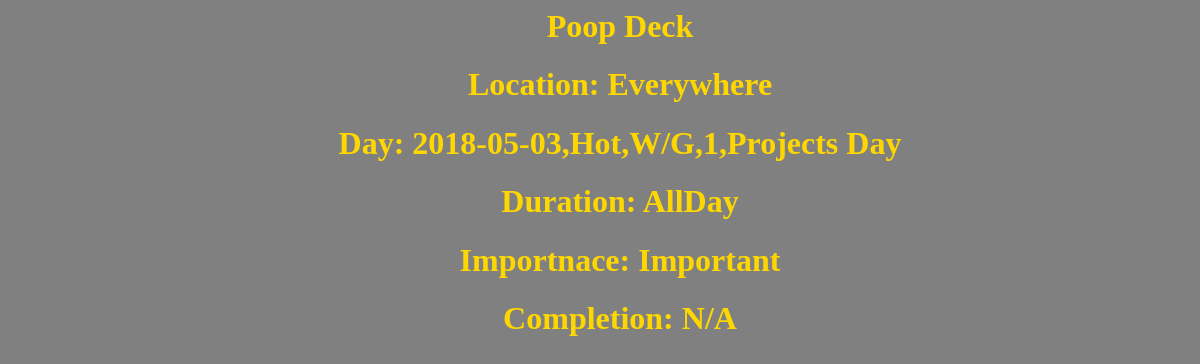
/event/8/, run on an earlier commit of the app's database.
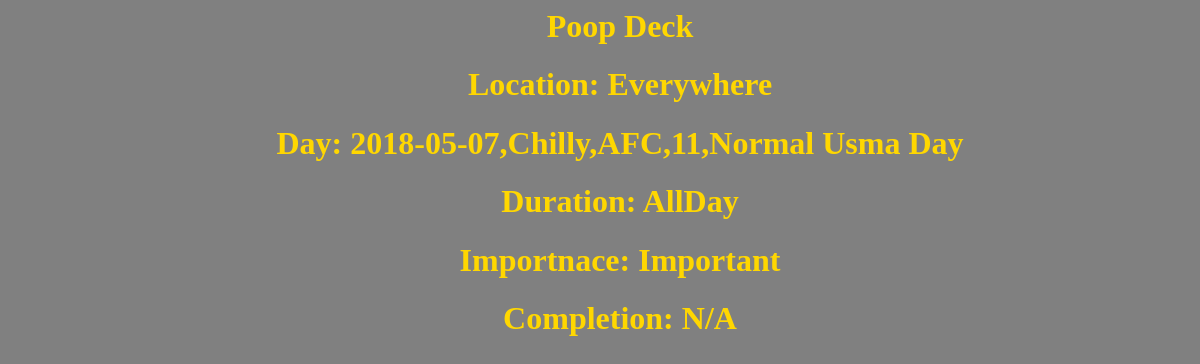
And on a later commit of the database.
### poopdeck/models.py (models this page shows, shortened)
class Events(models.Model):
	Day = models.ForeignKey(Day, on_delete=models.CASCADE, default=1)
	Description = models.CharField(max_length=100)
	DurationRange = models.CharField(max_length=30)
	ImportanceStatus = models.CharField(max_length=30)
	Location = models.CharField(max_length=30)
	CompletionStatus = models.CharField(max_length=3)

class Day(models.Model):
	CalenderDate = models.DateField()
	Weather = models.CharField(max_length=50)
	Uniform = models.CharField(max_length=20)
	TAPS = models.IntegerField()
	DescriptionOfDay = models.CharField(max_length=30)
	def __str__(self):
		return str(self.CalenderDate) +  ","  + self.Weather + "," + self.Uniform + "," + str(self.TAPS) + "," + self.DescriptionOfDay

### poopdeck/views.py (the view)
# urls.py: path('event/<int:event_id>/', views.detail, name='detail'),
def detail(request, event_id):
	try:
		event = Events.objects.get(pk=event_id)
		context = {'event':event}
	except Events.DoesNotExist:
		raise Http404("Event does not exist")
	return render(request, 'poopdeck/event.html', context)

### poopdeck/templates/poopdeck/event.html (shortened to what this page needs)
<html lang="en">
<head>
</head>
<div>
<body>
<ul>
  <h1> Poop Deck
  <h1> Location:  {{ event.Location  }} </h1>
  <h1> Day: {{ event.Day }} </h1>
  <h1> Duration: {{ event.DurationRange  }} </h1>
  <h1> Importnace: {{ event.ImportanceStatus  }} </h1>
  <h1> Completion: {{ event.CompletionStatus }} </h1>
</ul>
</body>
</div>
</html>

What changed in the data, as far as the page shows it:
changed Events "Everywhere": Day "2018-05-03,Hot,W/G,1,Projects Day" → "2018-05-07,Chilly,AFC,11,Normal Usma Day"
